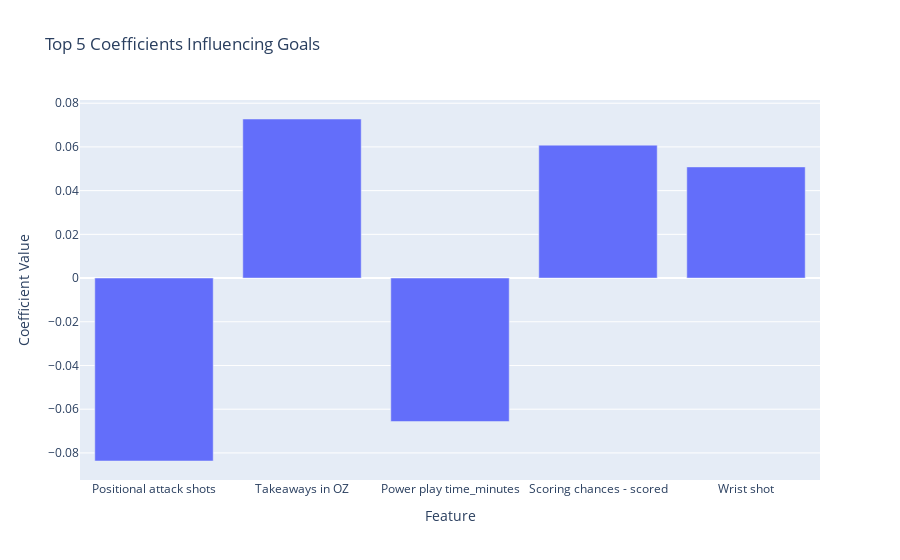

The code cell stored with this chart in its notebook:
### Code cell
# Create a bar graph of the top coefficients
top_coef_df = coef_df.head(N)

fig = px.bar(
    top_coef_df,
    x='Feature',
    y='Coefficient',
    title=f'Top {N} Coefficients Influencing Goals',
    labels={'Coefficient': 'Coefficient Value', 'Feature': 'Feature'}
)

fig.show()

### Figure 1 — Plotly figure (JSON) as saved in the notebook; plotly's stock layout.template omitted (floating-point values rounded to 4 significant figures)
{"data": [{"hovertemplate": "Feature=%{x}<br>Coefficient Value=%{y}<extra></extra>", "legendgroup": "", "marker": {"color": "#636efa", "pattern": {"shape": ""}}, "name": "", "orientation": "v", "showlegend": false, "textposition": "auto", "type": "bar", "x": ["Positional attack shots", "Takeaways in OZ", "Power play time_minutes", "Scoring chances - scored", "Wrist shot"], "xaxis": "x", "y": [-0.0837, 0.07278, -0.06564, 0.06081, 0.05086], "yaxis": "y"}], "layout": {"barmode": "relative", "legend": {"tracegroupgap": 0}, "title": {"text": "Top 5 Coefficients Influencing Goals"}, "xaxis": {"anchor": "y", "domain": [0, 1], "title": {"text": "Feature"}}, "yaxis": {"anchor": "x", "domain": [0, 1], "title": {"text": "Coefficient Value"}}}}
